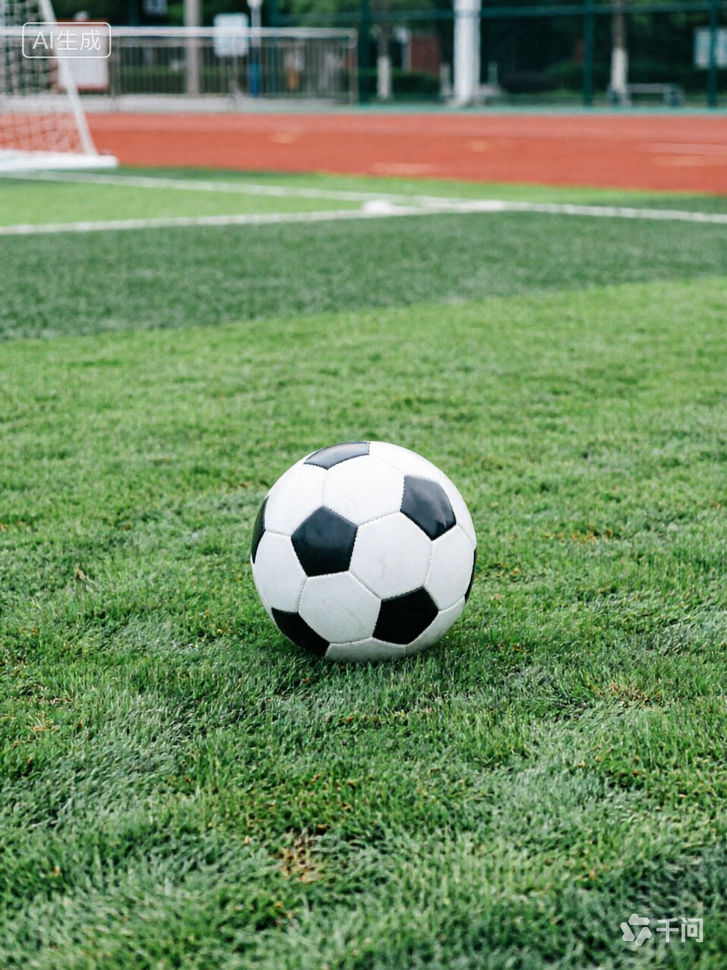
#> input picture 算法组/Week2/tangziyi/image/1.png, 727 x 970 px, shrunk from 960 x 1280 before the run, found by its file name
$ python task1_task2.py
#> lines starting #> are read from the running program, lines starting #| are printed output that depends on the picture; after the words box and inside, x2 and y2 are one past the last pixel; in counts of white or black regions, pixels touching at a corner belong together
import cv2
import numpy as np

def detect_img(img_path):
#> called with img_path = '1.png'
    img = cv2.imread(img_path)
#> img is the input picture: shape (970, 727, 3); mean B, G, R 97.3, 138.6, 111.6
    if img is None:
        print("找不到图片：", img_path)
        return

    hsv = cv2.cvtColor(img, cv2.COLOR_BGR2HSV)
#> hsv: shape (970, 727, 3); mean H, S, V 56.1, 97.9, 144.2
    lower_red = np.array([0, 120, 70])
    upper_red = np.array([10, 255, 255])
    mask = cv2.inRange(hsv, lower_red, upper_red)
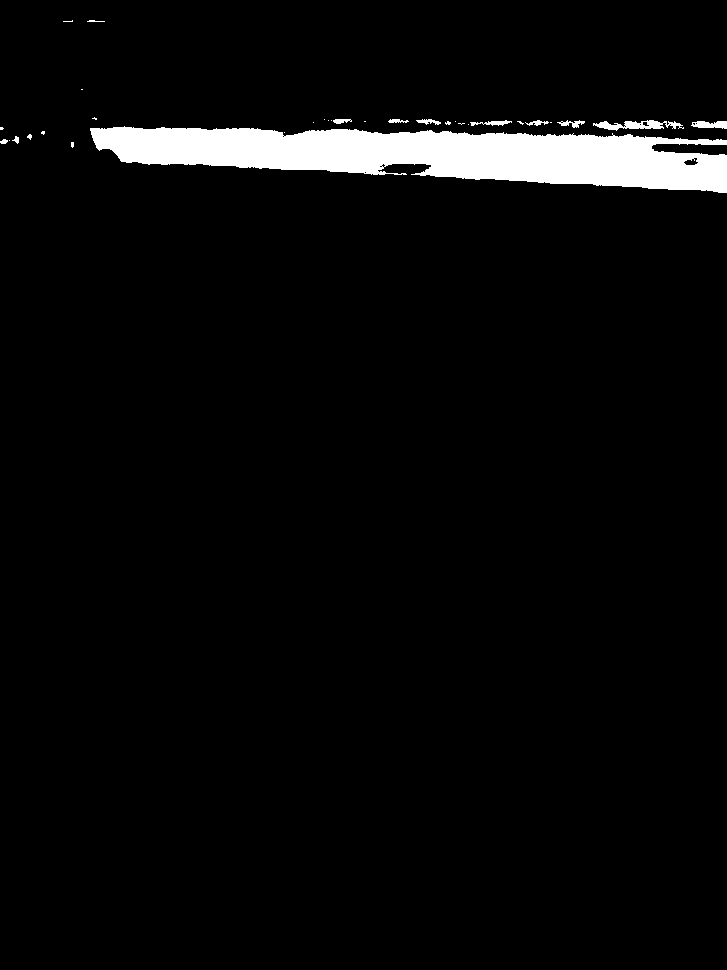
#> mask: shape (970, 727); 3.9% white; 32 white regions (20 under 20 px), largest, box (x1, y1, x2, y2) and area: (90, 126, 727, 193) 26069, (593, 120, 684, 131) 501, (691, 121, 727, 129) 213

    kernel = np.ones((3,3), np.uint8)
    mask = cv2.morphologyEx(mask, cv2.MORPH_OPEN, kernel)
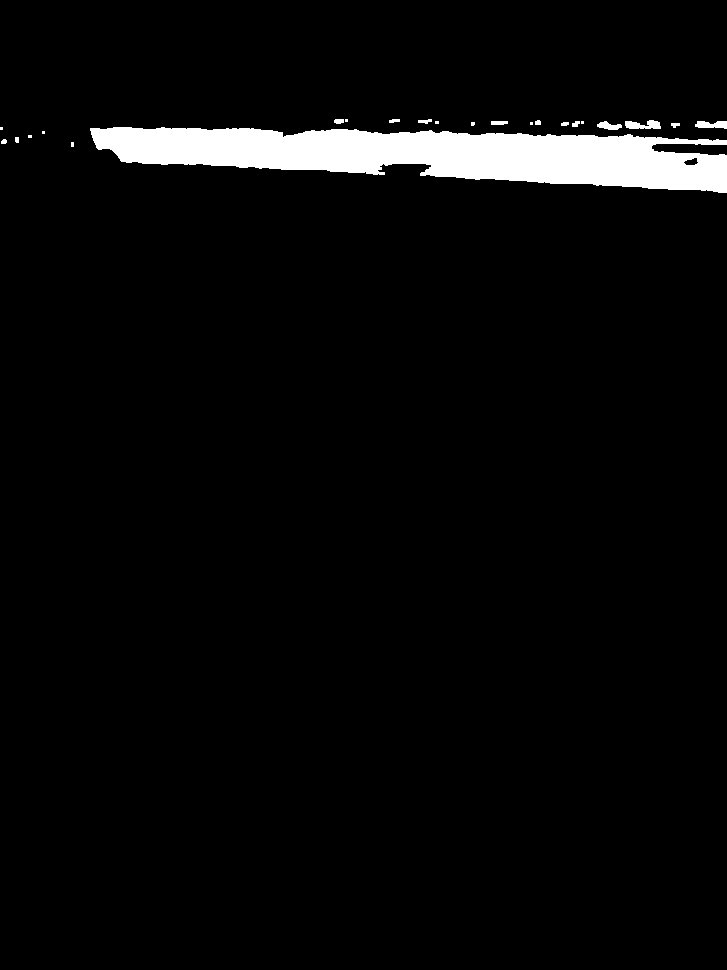
#> mask: shape (970, 727); 3.8% white; 23 white regions (9 under 20 px)

    contours, _ = cv2.findContours(mask, cv2.RETR_EXTERNAL, cv2.CHAIN_APPROX_SIMPLE)
#> contours = 23 contours, 13 with area under 20; largest, box (x1, y1, x2, y2) and area: (90, 127, 727, 193) 25237, (625, 120, 661, 129) 188, (695, 121, 727, 129) 156, (597, 121, 622, 130) 110, (491, 121, 508, 125) 44
    if len(contours) == 0:
        print(img_path, "没有检测到目标")
        return

    max_con = max(contours, key=cv2.contourArea)
#> max_con = contour of 405 points, box (x1, y1, x2, y2) (90, 127, 727, 193), area 25237
    M = cv2.moments(max_con)
#> M = moments, m00 25237, centre m10/m00, m01/m00 = (431.5, 154.5)
    if M["m00"] < 1e-6:
        print(img_path, "异常，m00=0")
        return

    cx = M["m10"] / M["m00"]
#> cx = 431.5
    cy = M["m01"] / M["m00"]
#> cy = 154.5
    print(f"{img_path} 中心点：u={cx:.2f}, v={cy:.2f}")
#| 1.png 中心点：u=431.46, v=154.47

    cv2.drawContours(img, [max_con], -1, (0,255,0), 2)
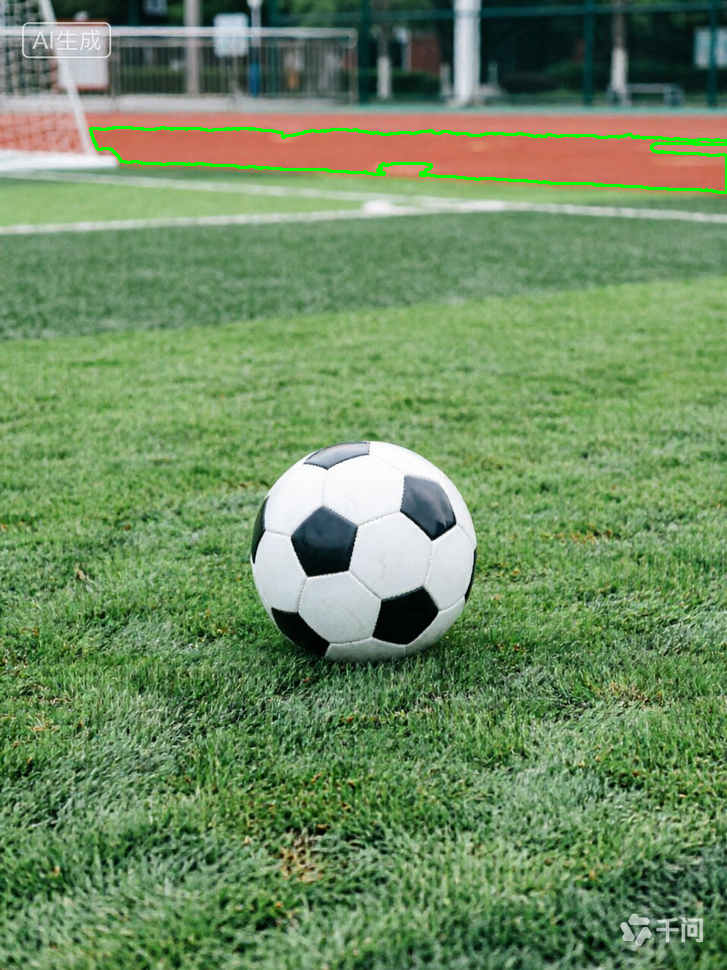
#> img: shape (970, 727, 3); 0.7% of pixels changed, all inside (x1, y1, x2, y2) = (89, 126, 727, 194)
    cv2.circle(img, (int(cx), int(cy)), 4, (0,0,255), -1)
#> img: shape (970, 727, 3); 0.01% of pixels changed, all inside (x1, y1, x2, y2) = (427, 150, 436, 159)

    out_name = "out_" + img_path
    cv2.imwrite(out_name, img)
    print("结果图已保存：", out_name)

if __name__ == "__main__":
    img_list = ["1.png", "2.png", "3.png"]
    for name in img_list:
        detect_img(name)
#> pass 2 of the loop `for name in img_list:`:
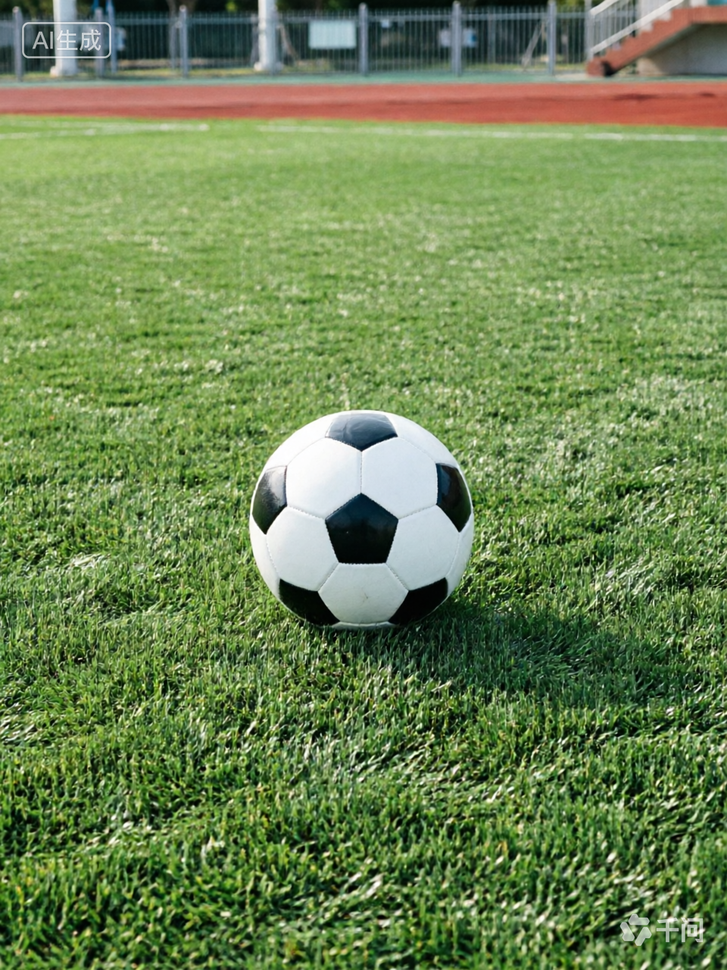
#> input picture 算法组/Week2/tangziyi/image/2.png, 727 x 970 px, shrunk from 960 x 1280 before the run, found by its file name
#> in detect_img, img is the input picture: shape (970, 727, 3); mean B, G, R 82.7, 132.6, 109.1
#> hsv: shape (970, 727, 3); mean H, S, V 49.4, 116.4, 136.2
#> in detect_img (call 2), `mask = cv2.inRange(hsv, lower_red, upper_red)`:
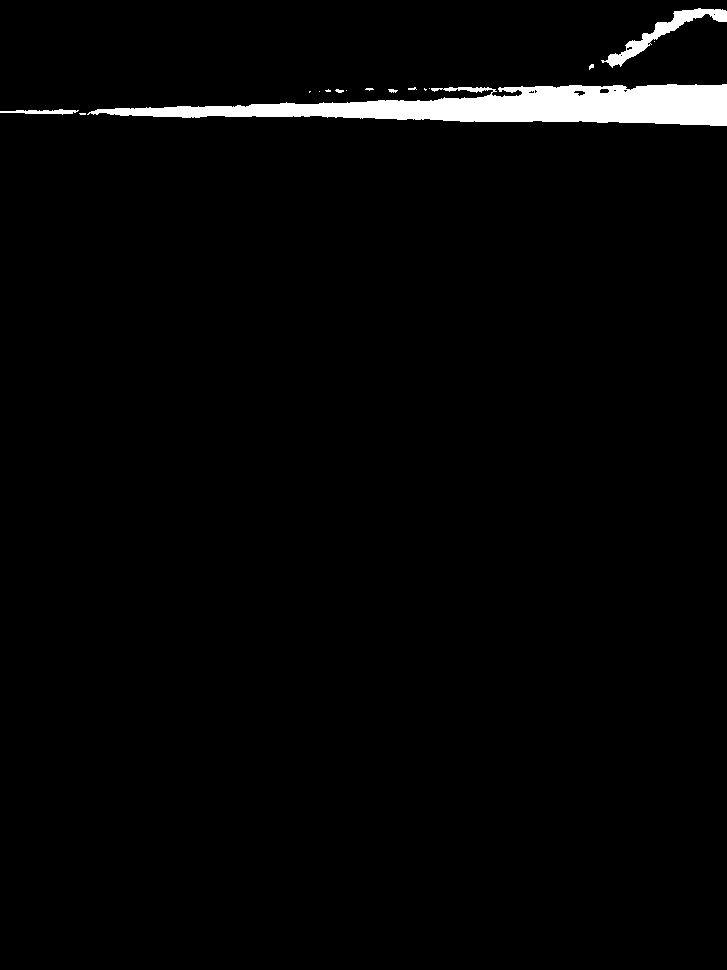
#> mask: shape (970, 727); 2.3% white; 16 white regions (10 under 20 px), largest, box (x1, y1, x2, y2) and area: (87, 84, 727, 126) 14380, (601, 8, 727, 68) 1439, (0, 109, 79, 115) 256, (388, 89, 398, 93) 26, (335, 89, 344, 93) 24, (589, 64, 594, 70) 20
#> contours = 11 contours, 6 with area under 20; largest, box (x1, y1, x2, y2) and area: (91, 84, 727, 126) 13451, (607, 8, 727, 66) 1253, (25, 109, 73, 114) 132, (458, 87, 484, 92) 66, (445, 87, 456, 91) 24
#> max_con = contour of 236 points, box (x1, y1, x2, y2) (91, 84, 727, 126), area 13451
#> M = moments, m00 13451, centre m10/m00, m01/m00 = (507.4, 106.5)
#> cx = 507.4
#> cy = 106.5
#| 2.png 中心点：u=507.42, v=106.47
#> in detect_img (call 2), `cv2.drawContours(img, [max_con], -1, (0,255,0), 2)`:
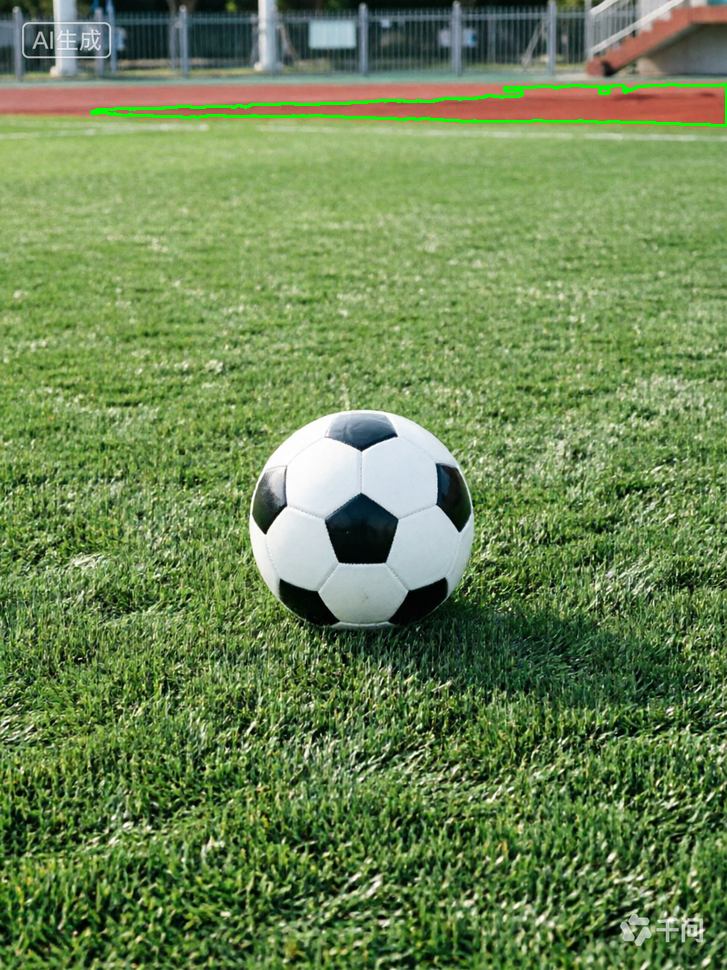
#> img: shape (970, 727, 3); 0.61% of pixels changed, all inside (x1, y1, x2, y2) = (90, 83, 727, 127)
#> pass 3 of the loop `for name in img_list:`:
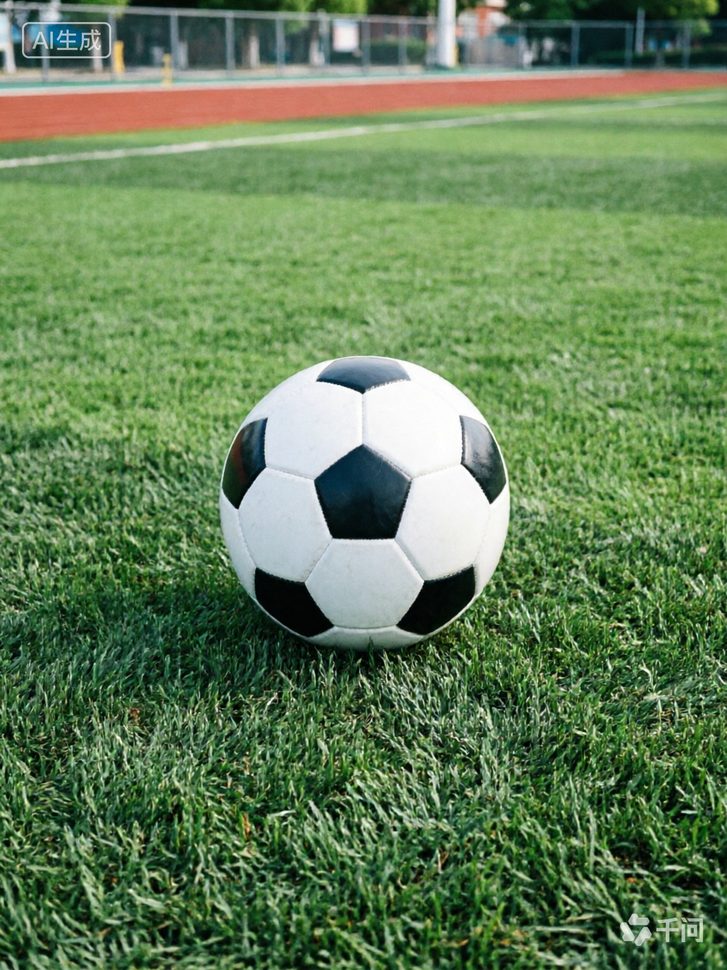
#> input picture 算法组/Week2/tangziyi/image/3.png, 727 x 970 px, shrunk from 960 x 1280 before the run, found by its file name
#> in detect_img, img is the input picture: shape (970, 727, 3); mean B, G, R 87.7, 128.4, 100.2
#> hsv: shape (970, 727, 3); mean H, S, V 56.5, 108.5, 131.6
#> in detect_img (call 3), `mask = cv2.inRange(hsv, lower_red, upper_red)`:
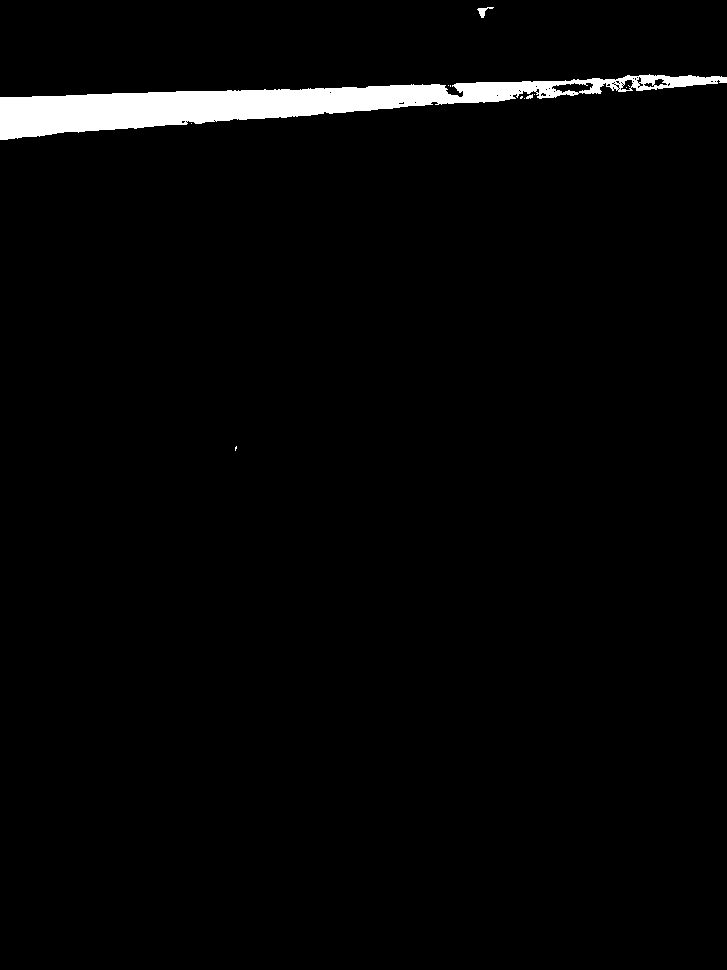
#> mask: shape (970, 727); 2.4% white; 12 white regions (9 under 20 px), largest, box (x1, y1, x2, y2) and area: (0, 74, 727, 140) 17042, (477, 7, 494, 18) 73, (526, 94, 533, 99) 22
#> contours = 14 contours, 7 with area under 20; largest, box (x1, y1, x2, y2) and area: (0, 78, 617, 140) 15056, (640, 75, 727, 88) 582, (632, 80, 651, 91) 74, (618, 75, 633, 83) 51, (478, 8, 486, 18) 44, (563, 91, 573, 96) 27, (658, 84, 668, 89) 25
#> max_con = contour of 318 points, box (x1, y1, x2, y2) (0, 78, 617, 140), area 15056
#> M = moments, m00 15056, centre m10/m00, m01/m00 = (235.3, 104.8)
#> cx = 235.3
#> cy = 104.8
#| 3.png 中心点：u=235.25, v=104.80
#> in detect_img (call 3), `cv2.drawContours(img, [max_con], -1, (0,255,0), 2)`:
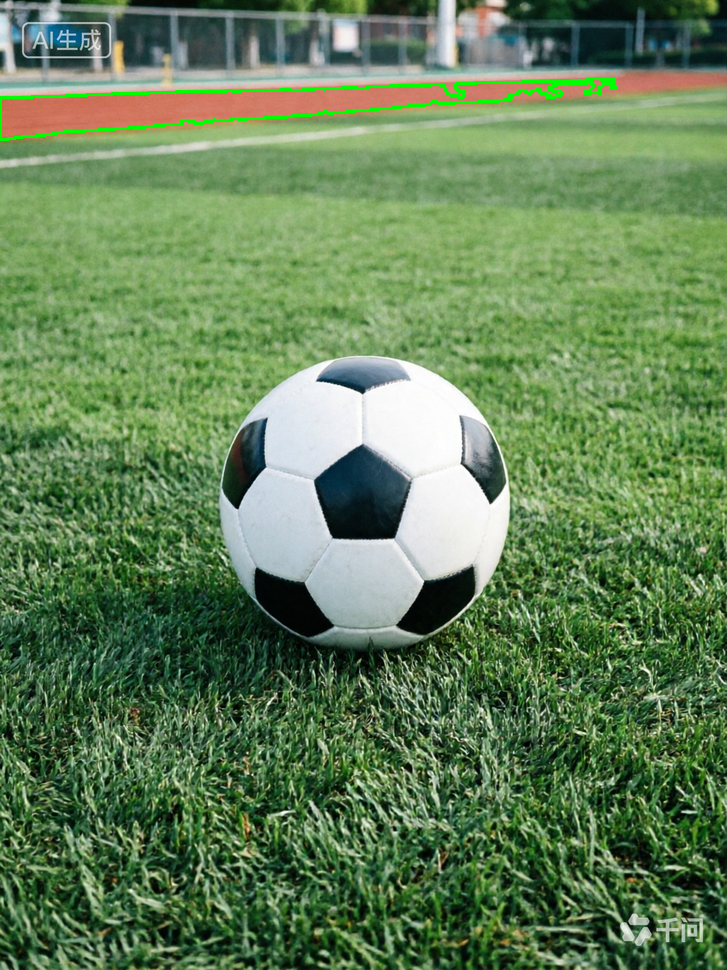
#> img: shape (970, 727, 3); 0.63% of pixels changed, all inside (x1, y1, x2, y2) = (0, 77, 618, 141)
